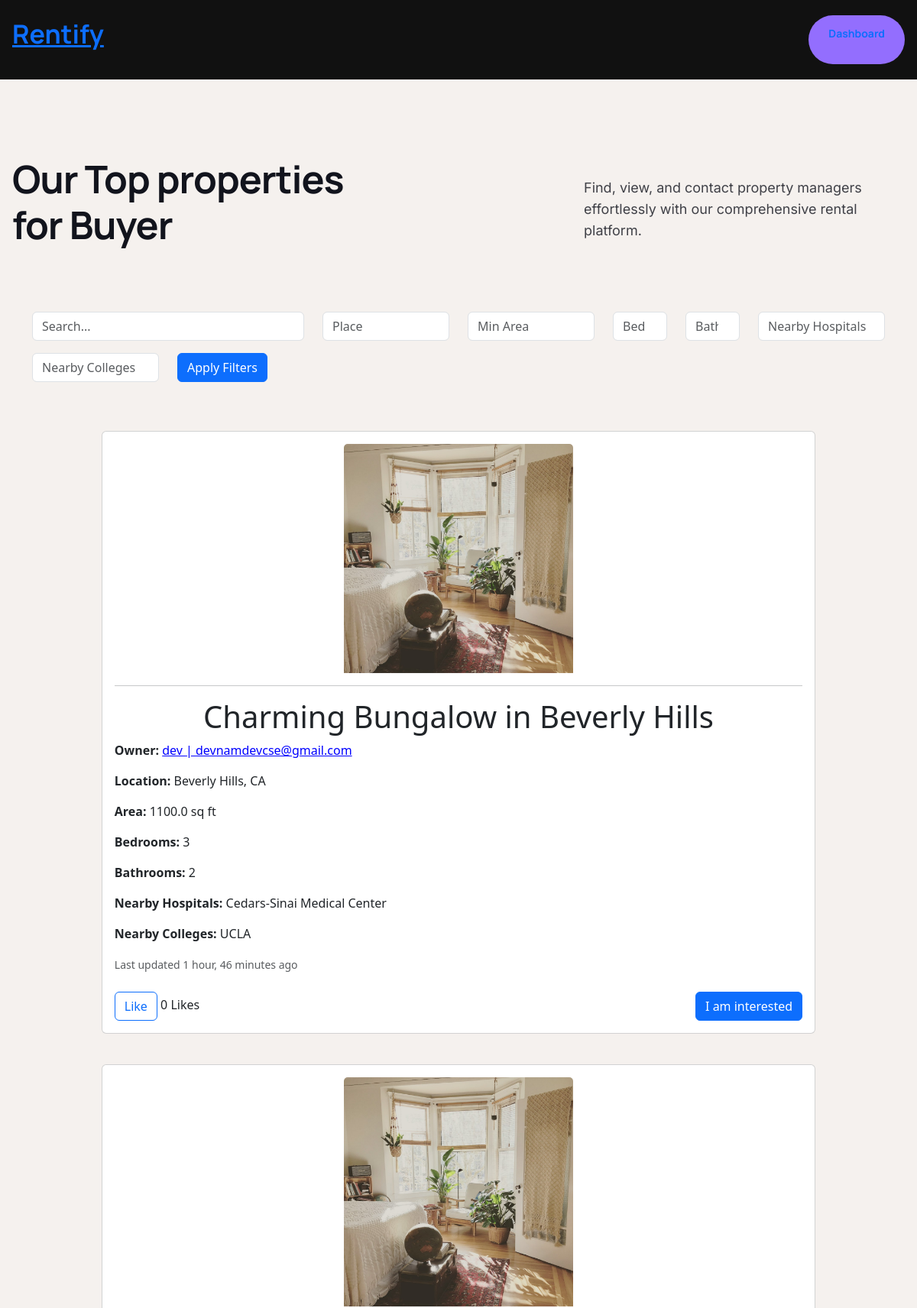
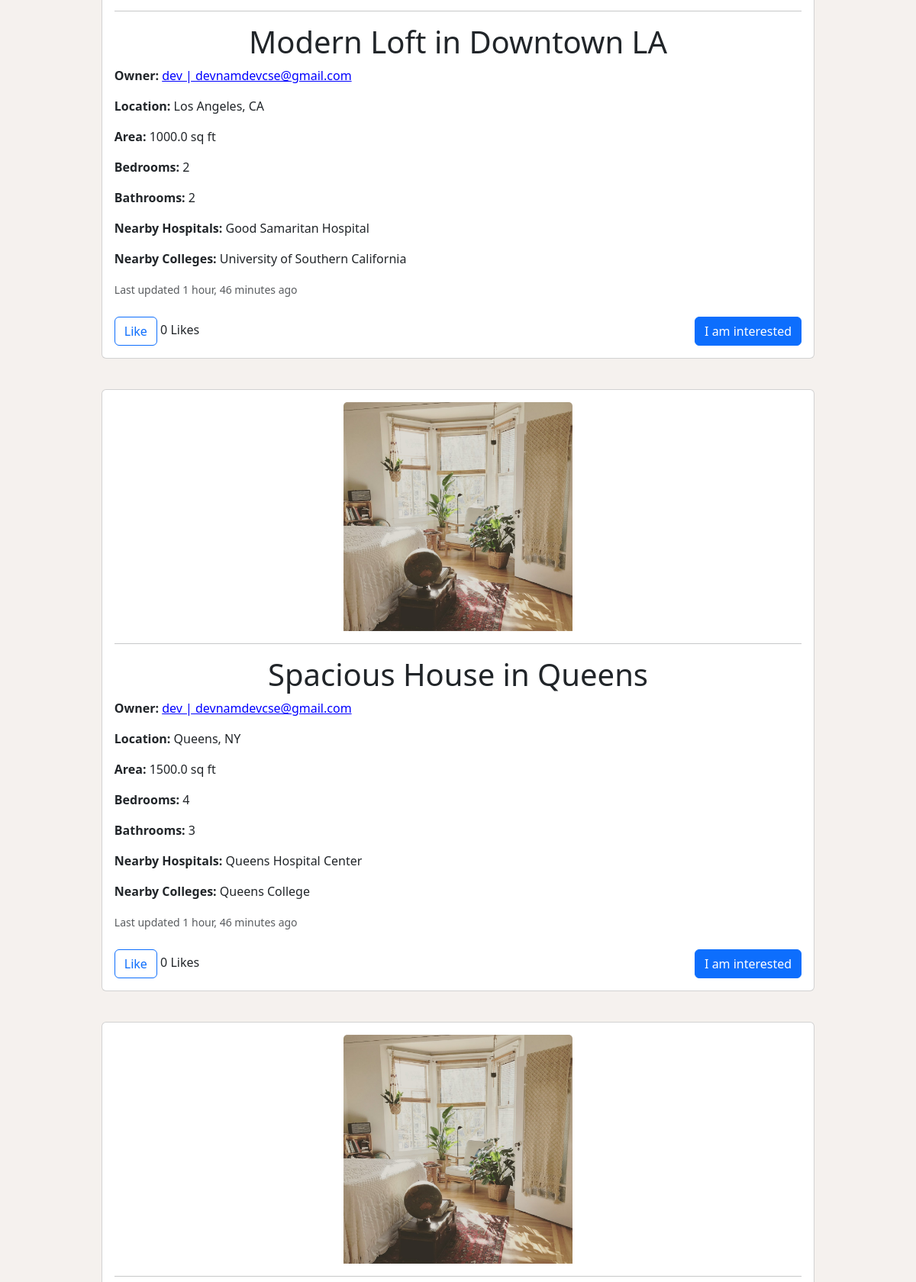
The app's page /list/?page=4 (signed in, upper part) with its own data (2 pictures, top to bottom).
### home/models.py (models this page shows, shortened)
class Property(models.Model):
    owner = models.ForeignKey(CustomUser, on_delete=models.CASCADE)
    title = models.CharField(max_length=255)
    description = models.TextField()
    place = models.CharField(max_length=255)
    area = models.FloatField()
    bedrooms = models.IntegerField()
    bathrooms = models.IntegerField()
    nearby_hospitals = models.CharField(max_length=255)
    nearby_colleges = models.CharField(max_length=255)
    image = models.ImageField(upload_to='property_images/', null=True, blank=True)
    likes = models.ManyToManyField(CustomUser, related_name='liked_properties', blank=True)
    created_at = models.DateTimeField(auto_now_add=True)
    updated_at = models.DateTimeField(auto_now=True)
    def total_likes(self):
        return self.likes.count()

class CustomUser(AbstractUser):
    phone_number = models.CharField(max_length=15, unique=True)
    is_registered = models.BooleanField(default=False)
    city = models.CharField(max_length=100, blank=True)
    country = models.CharField(max_length=100, blank=True)

### home/views.py (the view)
# urls.py: path('list/', views.list, name='list'),
@login_required
def list(request):
    property_list = Property.objects.all().order_by('-updated_at')
    query = request.GET.get('q')
    if query:
        property_list = property_list.filter(
            Q(place__icontains=query) |
            Q(description__icontains=query)
        )
    place = request.GET.get('place')
    if place:
        property_list = property_list.filter(place__icontains=place)
    area_min = request.GET.get('area_min')
    if area_min:
        property_list = property_list.filter(area__gte=float(area_min))
    bedrooms = request.GET.get('bedrooms')
    if bedrooms:
        property_list = property_list.filter(bedrooms=int(bedrooms))
    bathrooms = request.GET.get('bathrooms')
    if bathrooms:
        property_list = property_list.filter(bathrooms=int(bathrooms))
    nearby_hospitals = request.GET.get('nearby_hospitals')
    if nearby_hospitals:
        property_list = property_list.filter(
            nearby_hospitals__icontains=nearby_hospitals)
    nearby_colleges = request.GET.get('nearby_colleges')
    if nearby_colleges:
        property_list = property_list.filter(
            nearby_colleges__icontains=nearby_colleges)
    paginator = Paginator(property_list, 5)  # Show 5 properties per page
    page_number = request.GET.get('page')
    try:
        properties = paginator.page(page_number)
    except PageNotAnInteger:
        properties = paginator.page(1)
    except EmptyPage:
        properties = paginator.page(paginator.num_pages)
    return render(request, 'home/list.html', {'properties': properties})

### home/templates/home/list.html (shortened to what this page needs)
<!DOCTYPE html>
<html lang="en">
  <head>
    <link href="https://cdn.jsdelivr.net/npm/bootstrap@5.3.0-alpha1/dist/css/bootstrap.min.css" rel="stylesheet" />
    <link rel="stylesheet" href="https://use.fontawesome.com/releases/v5.15.4/css/all.css" />
    <link rel="stylesheet" href="https://static-cdn-clients.codedesign.ai/_next/static/css/32780d33211e1438.css" data-n-g="" />
  </head>
  <body class="cdhs-loaded">
    <div id="__next">
      <div>
        <div>
          <section id="heroSection" style="position: relative" class="rgl-container page-preview">
            <div data-type="grid-layout" id="DivQozP" data-clientid="DivQozP" data-displayname="hero section" class="react-grid-item ltr undefined cd-padding" style="
                display: flex;
                margin: 0px auto;
                height: auto;
                width: 100%;
                max-width: 1980px;
                position: relative;
              ">
              <div data-type="grid-layout" id="SectionV8T1" data-clientid="SectionV8T1" data-displayname="Header Block" class="react-grid-item ltr false cd-padding" style="
                  display: flex;
                  z-index: 1;
                  width: 100%;
                  height: fit-content;
                  margin: 0px;
                  min-height: 20px;
                  min-width: 20px;
                  position: relative;
                ">
                <div data-type="grid-layout" id="Div8Zjs" data-clientid="Div8Zjs" data-displayname="Container" class="react-grid-item ltr false cd-padding" style="
                    display: flex;
                    margin: 0px;
                    height: fit-content;
                    width: 100%;
                    max-width: 1200px;
                    position: relative;
                  ">
                  <div data-type="grid-layout" id="DivvVcx" data-clientid="DivvVcx" data-displayname="Left-block" class="react-grid-item ltr false cd-padding" style="
                      display: flex;
                      margin: 0px;
                      height: fit-content;
                      width: 33%;
                      position: relative;
                    ">
                    <span id="SpanvvVo" data-clientid="SpanvvVo" data-displayname="Text" class="react-grid-item ltr false" style="
                        display: block;
                        width: fit-content;
                        height: fit-content;
                        margin: 0px;
                        min-height: 10px;
                        min-width: 16px;
                        position: relative;
                      ">
                      <a href="/"><p>Rentify</p></a>
                    </span>
                  </div>
                  <div data-type="grid-layout" id="DivaFlM" data-clientid="DivaFlM" data-displayname="Middile-block" class="react-grid-item ltr false cd-padding" style="
                      display: flex;
                      margin: 0px;
                      height: fit-content;
                      width: fit-content;
                      min-width: 66%;
                      position: relative;
                    ">
                    <div data-type="grid-layout" id="DivnvNX" data-clientid="DivnvNX" data-displayname="Header-Links" class="react-grid-item ltr false cd-padding" style="
                        display: flex;
                        z-index: 1500;
                        height: fit-content;
                        width: fit-content;
                        margin-right: 0px;
                        margin-bottom: 0px;
                        position: relative;
                      ">
                      <span id="SpanBpuB" data-clientid="SpanBpuB" data-displayname="Home" class="react-grid-item ltr false" style="
                          display: block;
                          width: fit-content;
                          height: fit-content;
                          min-height: 10px;
                          min-width: 16px;
                          position: relative;
                          margin-right: 0px;
                          margin-bottom: 0px;
                        "></span>
                    </div>
                  </div>
                  <div data-type="grid-layout" id="DivXjLQ" data-clientid="DivXjLQ" data-displayname="Right- block" class="react-grid-item ltr false cd-padding" style="
                      display: flex;
                      margin: 0px;
                      height: fit-content;
                      width: 33%;
                      position: relative;
                    ">
                    <button id="Button0rj5" data-clientid="Button0rj5" data-displayname="Button" class="react-grid-item ltr false" style="
                        display: block;
                        margin: 0px;
                        width: fit-content;
                        height: fit-content;
                        position: relative;
                      ">
                      <a rel="noreferrer" href="{% url 'user_dashboard' %}" target="_parent" class="anchor-tag-reset cd-padding" style="text-decoration: none">
                        <p>Dashboard</p>
                      </a>
                    </button>
                  </div>
                </div>
              </div>
            </div>
            <div data-type="grid-layout" id="Div3s89" data-clientid="Div3s89" data-displayname="blog wrap" class="react-grid-item ltr undefined cd-padding" style="
                display: flex;
                margin: 0px auto;
                height: auto;
                width: 100%;
                max-width: 1980px;
                position: relative;
              ">
              <div data-type="grid-layout" id="DivHDfX" data-clientid="DivHDfX" data-displayname="container" class="react-grid-item ltr false cd-padding" style="
                  display: flex;
                  margin-top: 0px;
                  margin-left: 0px;
                  height: auto;
                  width: 100%;
                  max-width: 1300px;
                  margin-bottom: 0px;
                  position: relative;
                ">
                <span id="SpanhNTP" data-clientid="SpanhNTP" data-displayname="Text" class="react-grid-item ltr false" style="
                    display: block;
                    z-index: 1;
                    width: fit-content;
                    height: fit-content;
                    margin: 0px;
                    min-height: 10px;
                    min-width: 16px;
                    position: relative;
                    max-width: 500px;
                  ">
                  <p>Our Top properties for Buyer</p>
                </span><span id="SpanGPrt" data-clientid="SpanGPrt" data-displayname="Text" class="react-grid-item ltr false" style="
                    display: block;
                    z-index: 1;
                    width: fit-content;
                    height: fit-content;
                    margin: 0px;
                    min-height: 10px;
                    min-width: 16px;
                    position: relative;
                    max-width: 420px;
                  ">
                  <p>Find, view, and contact property managers effortlessly with our comprehensive rental platform.</p>
                </span>
              </div>
              <div class="container mt-5">
                <form method="GET" action="{% url 'list' %}" class="mb-4">
                  <div class="row">
                    <div class="col-md-4 mb-3">
                      <input type="text" name="q" class="form-control" placeholder="Search..." value="{{ request.GET.q }}" />
                    </div>
                    <div class="col-md-2 mb-3">
                      <input type="text" name="place" class="form-control" placeholder="Place" value="{{ request.GET.place }}" />
                    </div>
                    <div class="col-md-2 mb-3">
                      <input type="number" name="area_min" class="form-control" placeholder="Min Area" value="{{ request.GET.area_min }}" />
                    </div>
                    <div class="col-md-1 mb-3">
                      <input type="number" name="bedrooms" class="form-control" placeholder="Beds" value="{{ request.GET.bedrooms }}" />
                    </div>
                    <div class="col-md-1 mb-3">
                      <input type="number" name="bathrooms" class="form-control" placeholder="Baths" value="{{ request.GET.bathrooms }}" />
                    </div>
                    <div class="col-md-2 mb-3">
                      <input type="text" name="nearby_hospitals" class="form-control" placeholder="Nearby Hospitals" value="{{ request.GET.nearby_hospitals }}" />
                    </div>
                    <div class="col-md-2 mb-3">
                      <input type="text" name="nearby_colleges" class="form-control" placeholder="Nearby Colleges" value="{{ request.GET.nearby_colleges }}" />
                    </div>
                    <div class="col-md-2">
                      <button type="submit" class="btn btn-primary">Apply Filters</button>
                    </div>
                  </div>
                </form>
              </div>
              {% for property in properties %}
                <div class="card mb-3 mt-4" style="width: 80%;">
                  <div class="card-body">
                    <div class="text-center">
                      <img src="{{ property.image.url }}" class="card-img-top mx-auto d-block" alt="Property Image" style="width: 300px; height: 300px" />
                      <hr />
                    </div>
                    <h2 class="text-center h1">{{ property.title }}</h2>
                    <p class="card-text mt-2">
                      <strong>Owner:</strong> <a style="text-decoration: underline; color: blue;" href="{% url 'user_detail' property.owner.username %}">{{ property.owner.username }} | {{ property.owner.email }}</a>
                    </p>
                    <p class="card-text mt-2">
                      <strong>Location:</strong> {{ property.place }}
                    </p>
                    <p class="card-text mt-2">
                      <strong>Area:</strong> {{ property.area }} sq ft
                    </p>
                    <p class="card-text mt-2">
                      <strong>Bedrooms:</strong> {{ property.bedrooms }}
                    </p>
                    <p class="card-text mt-2">
                      <strong>Bathrooms:</strong> {{ property.bathrooms }}
                    </p>
                    <p class="card-text mt-2">
                      <strong>Nearby Hospitals:</strong> {{ property.nearby_hospitals }}
                    </p>
                    <p class="card-text mt-2">
                      <strong>Nearby Colleges:</strong> {{ property.nearby_colleges }}
                    </p>
                    <p class="card-text mt-2">
                      <small class="text-muted">Last updated {{ property.updated_at|timesince }} ago</small>
                    </p>
                    <div class="text-center mt-4 d-flex justify-content-between">
                      <div>
                        <button class="btn btn-outline-primary like-btn" data-id="{{ property.id }}" id="like-btn-{{ property.id }}">
                          {% if user in property.likes.all %}
                            Unlike
                          {% else %}
                            Like
                          {% endif %}
                        </button>
                        <span id="like-count-{{ property.id }}">{{ property.total_likes }}</span> Likes
                      </div>
                      <form method="post" action="{% url 'interest' property.id %}">
                        <button id="interest{{ property.id }}" type="submit" class="btn btn-primary" style="color: white">I am interested</button>
                      </form>
                    </div>
                  </div>
                </div>
              {% endfor %}
            </div>
          </section>
        </div>
      </div>
    </div>
  </body>
</html>

### records on screen
Property: image (picture), title "Charming Bungalow in Beverly Hills", owner.username "dev", owner.email "devnamdevcse@gmail.com", place "Beverly Hills, CA", area "1100.0", bedrooms "3", bathrooms "2", nearby_hospitals "Cedars-Sinai Medical Center", nearby_colleges "UCLA", updated_at "1 hour, 46 minutes", shows "Like", total_likes "0"
Property: image (picture), title "Modern Loft in Downtown LA", owner.username "dev", owner.email "devnamdevcse@gmail.com", place "Los Angeles, CA", area "1000.0", bedrooms "2", bathrooms "2", nearby_hospitals "Good Samaritan Hospital", nearby_colleges "University of Southern California", updated_at "1 hour, 46 minutes", shows "Like", total_likes "0"
Property: image (picture), title "Spacious House in Queens", owner.username "dev", owner.email "devnamdevcse@gmail.com", place "Queens, NY", area "1500.0", bedrooms "4", bathrooms "3", nearby_hospitals "Queens Hospital Center", nearby_colleges "Queens College", updated_at "1 hour, 46 minutes", shows "Like", total_likes "0"
Property: image (picture)
